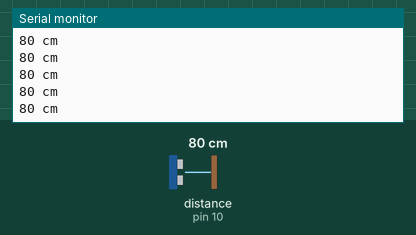
Recording of a sketch running on a simulated Arduino Uno, built with avr-gcc and run on an emulated ATmega328P. Parts: the last lines printed to the serial monitor. Wiring (inferred from the names in the program): ultrasonic range finder: trigger pin 9; echo pin 10. Inputs (shaded band) come from the test bench; at power-on: distance to the obstacle (sensor on pin 10) 80 cm. The echo pulse lasts 58.3 µs per cm.

Above: at 1.2 s.
1.3 s: distance to the obstacle (sensor on pin 10) set to 2 cm
At 1.48 s:
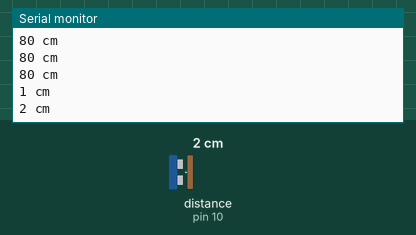
2.8 s: distance to the obstacle (sensor on pin 10) set to 4 cm
At 2.89 s:
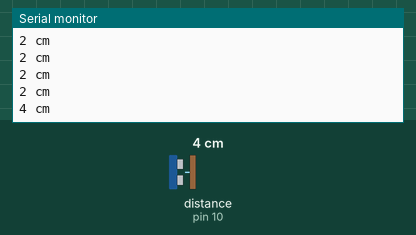
Timing chart, 0 to 5.8 s (numbered marks = the images above; inputs shaded):
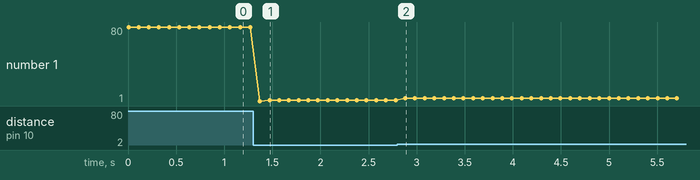

Measured:
- after the input at 1.3 s, the serial monitor: prints a new line after 0.07 s (image 1)
- after the input at 2.8 s, the serial monitor: prints a new line after 0.08 s (image 2)
- plotted number 1: 80 → 2 after the input at 1.3 s, 2 → 4 after the input at 2.8 s

The sketch:

example.ino
```cpp
// HC-SR04 example: print the distance every 100 ms.
// Wiring: VCC -> 5V, GND -> GND, TRIG -> D9, ECHO -> D10.
const int TRIG = 9;
const int ECHO = 10;

void setup() {
  pinMode(TRIG, OUTPUT);
  pinMode(ECHO, INPUT);
  Serial.begin(115200);
}

void loop() {
  digitalWrite(TRIG, LOW);
  delayMicroseconds(2);
  digitalWrite(TRIG, HIGH);      // a 10 us pulse starts one measurement
  delayMicroseconds(10);
  digitalWrite(TRIG, LOW);
  unsigned long us = pulseIn(ECHO, HIGH, 30000UL);  // 0 = no echo within 30 ms
  if (us == 0) {
    Serial.println("out of range");
  } else {
    Serial.print(us / 58);       // 58 us per cm, there and back
    Serial.println(" cm");
  }
  delay(100);
}
```
